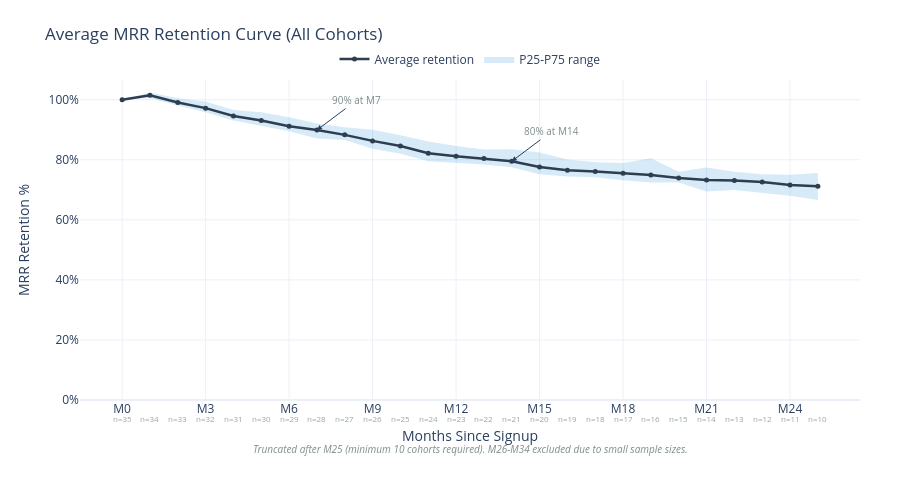

Notebook source saved alongside this figure:
### Markdown cell above
### Static Image Preview\n
\n
![](../outputs/fig_heatmap.png)\n
\n

### Code cell
MIN_COHORTS = 10
avg_retention, cohort_counts = {}, {}
for o in offsets:
    values = [retention[c][o] for c in cohorts if o in retention[c]]
    cohort_counts[o] = len(values)
    if values:
        avg_retention[o] = round(np.mean(values), 1)

valid_offsets = sorted(o for o in avg_retention if cohort_counts[o] >= MIN_COHORTS)
max_plotted  = valid_offsets[-1] if valid_offsets else 0
avg_values   = [avg_retention[o] for o in valid_offsets]
n_values     = [cohort_counts[o]  for o in valid_offsets]
x_labels     = [f'M{o}' for o in valid_offsets]

p25 = [round(np.percentile(
           [retention[c][o] for c in cohorts if o in retention[c]], 25), 1)
       for o in valid_offsets]
p75 = [round(np.percentile(
           [retention[c][o] for c in cohorts if o in retention[c]], 75), 1)
       for o in valid_offsets]

fig_curve = go.Figure()
fig_curve.add_trace(go.Scatter(x=x_labels, y=p75, mode='lines',
                               line=dict(width=0), showlegend=False, hoverinfo='skip'))
fig_curve.add_trace(go.Scatter(x=x_labels, y=p25, mode='lines',
                               line=dict(width=0), fill='tonexty',
                               fillcolor='rgba(52,152,219,0.2)', name='P25-P75 range'))
fig_curve.add_trace(go.Scatter(
    x=x_labels, y=avg_values, mode='lines+markers', name='Average retention',
    line=dict(color='#2c3e50', width=2.5), marker=dict(size=5),
    hovertemplate='Month %{x}<br>Retention: %{y:.1f}%<br>n=%{customdata} cohorts<extra></extra>',
    customdata=n_values,
))
for i, o in enumerate(valid_offsets):
    fig_curve.add_annotation(x=x_labels[i], y=-0.08, yref='paper',
                             text=f'n={n_values[i]}', showarrow=False,
                             font=dict(size=8, color='#95a5a6'))
for target in [90, 80, 70]:
    for i, v in enumerate(avg_values):
        if v <= target:
            fig_curve.add_annotation(
                x=x_labels[i], y=v,
                text=f'{target}% at M{valid_offsets[i]}',
                showarrow=True, arrowhead=2, ax=40, ay=-30,
                font=dict(size=10, color='#7f8c8d'))
            break
fig_curve.add_annotation(
    text=f'Truncated after M{max_plotted} (minimum {MIN_COHORTS} cohorts required). '
         f'M{max_plotted+1}-M{max(offsets)} excluded due to small sample sizes.',
    xref='paper', yref='paper', x=0.5, y=-0.18, showarrow=False,
    font=dict(size=10, color='#7f8c8d', style='italic'), align='center',
)
fig_curve.update_layout(
    title='Average MRR Retention Curve (All Cohorts)',
    xaxis=dict(title='Months Since Signup', dtick=3),
    yaxis=dict(title='MRR Retention %', ticksuffix='%',
               range=[0, max(avg_values) * 1.05]),
    template='plotly_white', height=500, width=900,
    legend=dict(orientation='h', yanchor='bottom', y=1.02, xanchor='center', x=0.5),
    margin=dict(l=80, r=40, t=80, b=100),
)
fig_curve.write_html(OUTPUT_DIR / 'cohort_retention_curve.html', include_plotlyjs='cdn')
fig_curve.show()
fig_curve.write_image(OUTPUT_DIR / 'fig_curve.png')

print('Key metrics:')
for mo in [1, 6, 12, 24]:
    if mo in avg_retention:
        print(f'  M{mo:>2d} avg retention: {avg_retention[mo]}%')

### Figure 1 — Plotly figure (JSON) as saved in the notebook; plotly's stock layout.template omitted (floating-point values rounded to 4 significant figures)
{"data": [{"hoverinfo": "skip", "line": {"width": 0}, "mode": "lines", "showlegend": false, "type": "scatter", "x": ["M0", "M1", "M2", "M3", "M4", "M5", "M6", "M7", "M8", "M9", "M10", "M11", "M12", "M13", "M14", "M15", "M16", "M17", "M18", "M19", "M20", "M21", "M22", "M23", "M24", "M25"], "y": [100, 102.4, 100.5, 99.4, 96.6, 95.8, 94.2, 92.1, 90.8, 90, 88.2, 86.1, 84.6, 83.4, 83.5, 82.4, 80.1, 79.2, 78.9, 80.5, 76, 77.4, 76, 75.2, 75, 75.6]}, {"fill": "tonexty", "fillcolor": "rgba(52,152,219,0.2)", "line": {"width": 0}, "mode": "lines", "name": "P25-P75 range", "type": "scatter", "x": ["M0", "M1", "M2", "M3", "M4", "M5", "M6", "M7", "M8", "M9", "M10", "M11", "M12", "M13", "M14", "M15", "M16", "M17", "M18", "M19", "M20", "M21", "M22", "M23", "M24", "M25"], "y": [100, 100.6, 98.1, 95.8, 93.1, 91.4, 89.5, 87.1, 86.6, 83.7, 82, 79.5, 79, 78.4, 77.5, 75.2, 74.4, 74.2, 73.2, 72.4, 72.4, 69.4, 69.9, 68.9, 68, 66.6]}, {"customdata": [35, 34, 33, 32, 31, 30, 29, 28, 27, 26, 25, 24, 23, 22, 21, 20, 19, 18, 17, 16, 15, 14, 13, 12, 11, 10], "hovertemplate": "Month %{x}<br>Retention: %{y:.1f}%<br>n=%{customdata} cohorts<extra></extra>", "line": {"color": "#2c3e50", "width": 2.5}, "marker": {"size": 5}, "mode": "lines+markers", "name": "Average retention", "type": "scatter", "x": ["M0", "M1", "M2", "M3", "M4", "M5", "M6", "M7", "M8", "M9", "M10", "M11", "M12", "M13", "M14", "M15", "M16", "M17", "M18", "M19", "M20", "M21", "M22", "M23", "M24", "M25"], "y": [100, 101.5, 99.1, 97.2, 94.6, 93.1, 91.2, 89.9, 88.3, 86.3, 84.6, 82.2, 81.2, 80.4, 79.5, 77.6, 76.5, 76.1, 75.5, 74.9, 73.9, 73.3, 73.1, 72.6, 71.6, 71.2]}], "layout": {"annotations": [{"font": {"color": "#95a5a6", "size": 8}, "showarrow": false, "text": "n=35", "x": "M0", "y": -0.08, "yref": "paper"}, {"font": {"color": "#95a5a6", "size": 8}, "showarrow": false, "text": "n=34", "x": "M1", "y": -0.08, "yref": "paper"}, {"font": {"color": "#95a5a6", "size": 8}, "showarrow": false, "text": "n=33", "x": "M2", "y": -0.08, "yref": "paper"}, {"font": {"color": "#95a5a6", "size": 8}, "showarrow": false, "text": "n=32", "x": "M3", "y": -0.08, "yref": "paper"}, {"font": {"color": "#95a5a6", "size": 8}, "showarrow": false, "text": "n=31", "x": "M4", "y": -0.08, "yref": "paper"}, {"font": {"color": "#95a5a6", "size": 8}, "showarrow": false, "text": "n=30", "x": "M5", "y": -0.08, "yref": "paper"}, {"font": {"color": "#95a5a6", "size": 8}, "showarrow": false, "text": "n=29", "x": "M6", "y": -0.08, "yref": "paper"}, {"font": {"color": "#95a5a6", "size": 8}, "showarrow": false, "text": "n=28", "x": "M7", "y": -0.08, "yref": "paper"}, {"font": {"color": "#95a5a6", "size": 8}, "showarrow": false, "text": "n=27", "x": "M8", "y": -0.08, "yref": "paper"}, {"font": {"color": "#95a5a6", "size": 8}, "showarrow": false, "text": "n=26", "x": "M9", "y": -0.08, "yref": "paper"}, {"font": {"color": "#95a5a6", "size": 8}, "showarrow": false, "text": "n=25", "x": "M10", "y": -0.08, "yref": "paper"}, {"font": {"color": "#95a5a6", "size": 8}, "showarrow": false, "text": "n=24", "x": "M11", "y": -0.08, "yref": "paper"}, {"font": {"color": "#95a5a6", "size": 8}, "showarrow": false, "text": "n=23", "x": "M12", "y": -0.08, "yref": "paper"}, {"font": {"color": "#95a5a6", "size": 8}, "showarrow": false, "text": "n=22", "x": "M13", "y": -0.08, "yref": "paper"}, {"font": {"color": "#95a5a6", "size": 8}, "showarrow": false, "text": "n=21", "x": "M14", "y": -0.08, "yref": "paper"}, {"font": {"color": "#95a5a6", "size": 8}, "showarrow": false, "text": "n=20", "x": "M15", "y": -0.08, "yref": "paper"}, {"font": {"color": "#95a5a6", "size": 8}, "showarrow": false, "text": "n=19", "x": "M16", "y": -0.08, "yref": "paper"}, {"font": {"color": "#95a5a6", "size": 8}, "showarrow": false, "text": "n=18", "x": "M17", "y": -0.08, "yref": "paper"}, {"font": {"color": "#95a5a6", "size": 8}, "showarrow": false, "text": "n=17", "x": "M18", "y": -0.08, "yref": "paper"}, {"font": {"color": "#95a5a6", "size": 8}, "showarrow": false, "text": "n=16", "x": "M19", "y": -0.08, "yref": "paper"}, {"font": {"color": "#95a5a6", "size": 8}, "showarrow": false, "text": "n=15", "x": "M20", "y": -0.08, "yref": "paper"}, {"font": {"color": "#95a5a6", "size": 8}, "showarrow": false, "text": "n=14", "x": "M21", "y": -0.08, "yref": "paper"}, {"font": {"color": "#95a5a6", "size": 8}, "showarrow": false, "text": "n=13", "x": "M22", "y": -0.08, "yref": "paper"}, {"font": {"color": "#95a5a6", "size": 8}, "showarrow": false, "text": "n=12", "x": "M23", "y": -0.08, "yref": "paper"}, {"font": {"color": "#95a5a6", "size": 8}, "showarrow": false, "text": "n=11", "x": "M24", "y": -0.08, "yref": "paper"}, {"font": {"color": "#95a5a6", "size": 8}, "showarrow": false, "text": "n=10", "x": "M25", "y": -0.08, "yref": "paper"}, {"arrowhead": 2, "ax": 40, "ay": -30, "font": {"color": "#7f8c8d", "size": 10}, "showarrow": true, "text": "90% at M7", "x": "M7", "y": 89.9}, {"arrowhead": 2, "ax": 40, "ay": -30, "font": {"color": "#7f8c8d", "size": 10}, "showarrow": true, "text": "80% at M14", "x": "M14", "y": 79.5}, {"align": "center", "font": {"color": "#7f8c8d", "size": 10, "style": "italic"}, "showarrow": false, "text": "Truncated after M25 (minimum 10 cohorts required). M26-M34 excluded due to small sample sizes.", "x": 0.5, "xref": "paper", "y": -0.18, "yref": "paper"}], "height": 500, "legend": {"orientation": "h", "x": 0.5, "xanchor": "center", "y": 1.02, "yanchor": "bottom"}, "margin": {"b": 100, "l": 80, "r": 40, "t": 80}, "title": {"text": "Average MRR Retention Curve (All Cohorts)"}, "width": 900, "xaxis": {"dtick": 3, "title": {"text": "Months Since Signup"}}, "yaxis": {"range": [0, 106.6], "ticksuffix": "%", "title": {"text": "MRR Retention %"}}}}
